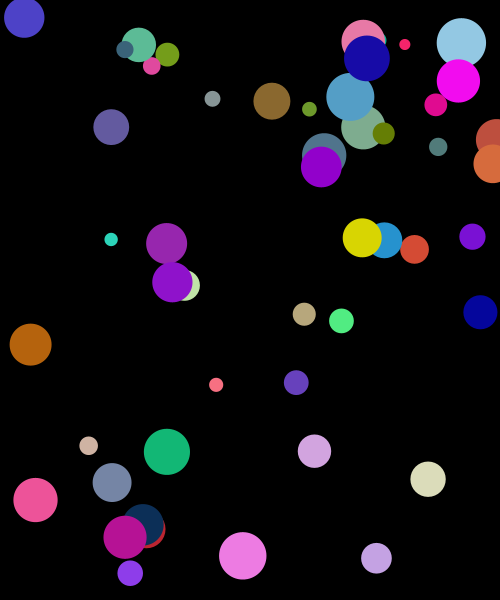
Frame 1 (no input)
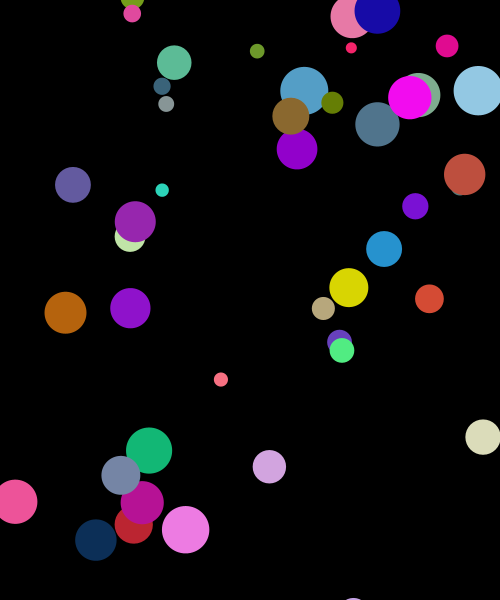
Frame 60 (the mouse pressed at the canvas centre just before this capture)
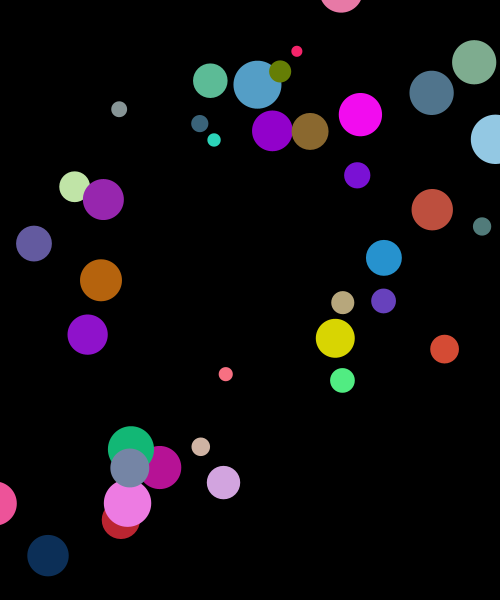
Frame 120 (the mouse held since frame 60 and released just before this capture)

The Processing sketch that drew these frames (run headless with seeded random() and noise(); from frame 60 on, the mouse is pressed at the canvas centre):

// Processing sketch: w07_11_circles_random_array_move
// ── w07_11_circles_random_array_move.pde
// IMA NYU Shanghai
// Interaction Lab

int NUM_OF_CIRCLES = 50;

float[] x = new float[NUM_OF_CIRCLES];
float[] y = new float[NUM_OF_CIRCLES];
float[] xspd = new float[NUM_OF_CIRCLES];
float[] yspd = new float[NUM_OF_CIRCLES];
float[] dia = new float[NUM_OF_CIRCLES];
color[] clr = new color[NUM_OF_CIRCLES];


void setup() {
  size(500, 600);
  noStroke();
  background(0);

  for (int i=0; i<x.length; i++) {
    x[i] = random(width);
    y[i] = random(height);
    xspd[i] = random(-1,1);
    yspd[i] = random(-1,1);
    dia[i] = random(10, 50);
    clr[i] = color(random(255),random(255),random(255));
  }
}

void draw() {
  background(0);

  for (int i=0; i<x.length; i++) {
    x[i] += xspd[i];
    y[i] += yspd[i];
    fill(clr[i]);
    ellipse(x[i], y[i], dia[i], dia[i]);
  }
}
